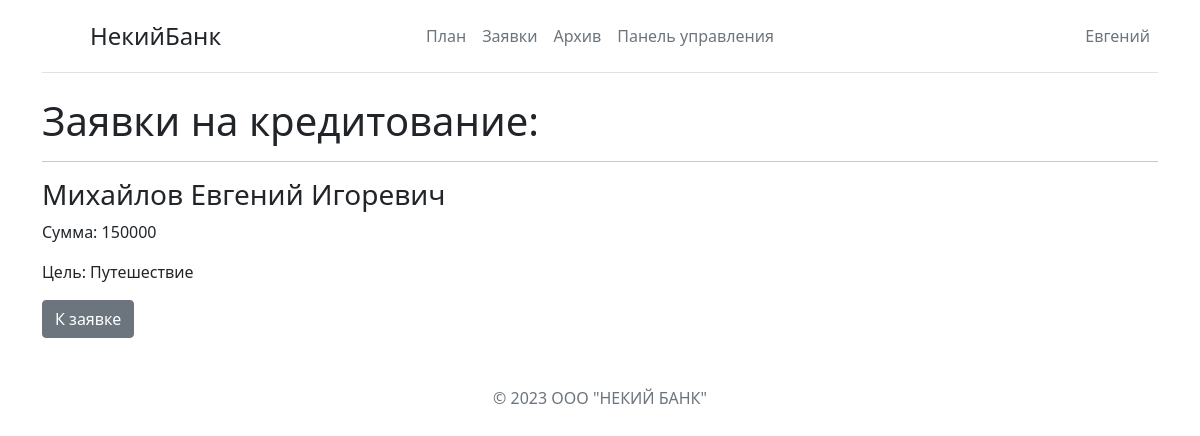
Screenshot of /staff/requests (signed in) with the database file from the repository.
### main/models.py (models this page shows, shortened)
class CreditRequest(models.Model):
    cardNumber = models.IntegerField('Номер счёта', editable = False)
    cardHolder = models.CharField('Владелец счёта', max_length=40, editable = False)
    fullname = models.CharField('Полное имя',default="" , max_length=40, editable = False)
    cardType = models.CharField('Тип карты', max_length=32, default="CreditSpecial", editable = False)
    birthDate = models.CharField('Дата рождения', max_length=16, editable=False)
    tel = models.IntegerField('Телефон', editable=False)
    pasport = models.CharField('Паспорт', max_length=16, editable=False)
    amount = models.IntegerField('Сумма', editable=False)
    goal = models.CharField('Цель кредита', max_length=32, editable=False)
    status=models.CharField('Статус заявки', max_length=30, editable=False, default="На рассмотрении")
    id = models.AutoField(primary_key=True)

### main/views.py (the view)
# urls.py: path('staff/requests', views.requests, name='requests'),
def requests(request):
    if isAuth(request.user) == "Staff":
        reqs = CreditRequest.objects.all()
        print(len(reqs))
        return render(request, 'main/staff/requests.html', {'reqs': reqs, 'date':date})

### main/defs.py (called while the page is built)
def isAuth(User):
    global groups
    for group in User.groups.all():
        if group.name=="Client":
            return "Client"
        elif group.name in groups:
            return "Staff"

### main/templates/main/staff/requests.html (shortened to what this page needs)
{% extends 'main/staff/base.html' %}
{% block content %}
<h1 class="text-dark">Заявки на кредитование:</h1>
    {% for el in reqs %}
            {% if el.status == "На рассмотрении" %}
            <div class="mt-2">
                <hr class="featurette-divider">
                <h3 class="text-dark">{{ el.fullname }}</h3>
                <p>Сумма: {{el.amount}}</p>
                <p>Цель: {{ el.goal }}</p>
            </div>
            <form id="nubexForm" method="post">
                <a class="btn btn-secondary" href="{% url 'requestpage' el.id %}">К заявке</a>
            </form>
            {% endif %}
    {% endfor %}
{% endblock %}

### main/templates/main/staff/base.html (shortened to what this page needs)
<!DOCTYPE html>
<html lang="en">
<head>
    <link rel="stylesheet" href="https://cdn.jsdelivr.net/npm/bootstrap@5.1.0/dist/css/bootstrap.min.css">
</head>
<body>
  <div class="container">
    <header class="d-flex flex-wrap align-items-center justify-content-center justify-content-md-between py-3 mb-4 border-bottom">
      <a href="/" class="d-flex align-items-center col-md-3 mb-2 mb-md-0 text-dark text-decoration-none">
        <svg class="bi me-2" width="40" height="32" role="img" aria-label="Bootstrap"><use xlink:href="#bootstrap"></use></svg>
        <span class="fs-4">НекийБанк</span>
      </a>
      <ul class="nav col-12 col-md-auto mb-2 justify-content-center mb-md-0">
        {% if user.is_authenticated %}
        <li><a href="{% url 'tasks' %}" class="nav-link px-2 link-secondary">План</a></li>
        <li><a href="{% url 'requests' %}" class="nav-link px-2 link-secondary">Заявки</a></li>
          {% if user.is_staff %}
          <li><a href="{% url 'archive' %}" class="nav-link px-2 link-secondary">Архив</a></li>
          <li><a href="{% url 'apanel' %}" class="nav-link px-2 link-secondary">Панель управления</a></li>
          {% endif %}
        {% endif %}
      </ul>
      <div class="col-md-3 text-end">
        <ul class="nav col-12 col-md-auto mb-2 justify-content-end mb-md-0">
          {% if request.user.is_authenticated %}
          <li><a href="{% url 'profile' %}" class="nav-link px-2 link-secondary">{{user.first_name}}</a></li>
          {% else %}
          <li><a href="{% url 'login' %}" class="nav-link px-2 link-secondary">Войти</a></li>
          {% endif %}
        </ul>
      </div>
    </header>
  </div>
      <div class="container">
        {% block content %}{% endblock %}
      </div>
      <p class="mt-5 mb-3 text-muted text-center">© 2023 ООО "НЕКИЙ БАНК"</p>
</body>
</html>

### rows the page displays
CreditRequest: fullname "Михайлов Евгений Игоревич", amount "150000", goal "Путешествие"

### other values shown
{{ user.first_name }} "Евгений"
